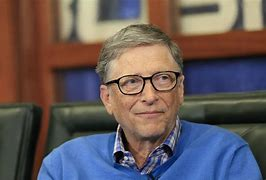
#> input picture Test/Imageattendence/Bill.jpg, 266 x 180 px, given in place of the camera
$ python shape_detection.py
#> lines starting #> are read from the running program, lines starting #| are printed output that depends on the picture; after the words box and inside, x2 and y2 are one past the last pixel; in counts of white or black regions, pixels touching at a corner belong together
import cv2
import numpy as np

frameWidht = 640
frameHight = 480
cap = cv2.VideoCapture(1)

cap.set(3,frameWidht)
cap.set(4,frameHight)


def empty(a):
    pass
cv2.namedWindow("Parameters")
cv2.resizeWindow("Parameters",300,200)
cv2.createTrackbar("Treshold1","Parameters",48,179,empty)
cv2.createTrackbar("Treshold2","Parameters",76,179,empty)
cv2.createTrackbar("Area","Parameters",5000,30000,empty)

def stackImages(scale,imgArray):
    rows = len(imgArray)
    cols = len(imgArray[0])

    rowAvailable = isinstance(imgArray[0],list)
    widht = imgArray[0][0].shape[1]

    height = imgArray[0][0].shape[0]

    if rowAvailable:
        for x in range (0,rows):
            for y in range(0,cols):
                if imgArray[x][y].shape[:2] == imgArray[0][0].shape[:2]:
                    imgArray[x][y] = cv2.resize(imgArray[x][y],(0,0),None,scale,scale)
                else:
                    imgArray[x][y] = cv2.resize(imgArray[x][y],(imgArray[0][0].shape[1],imgArray[0][0].shape[0]),None,scale,scale)
                if len(imgArray[x][y].shape) == 2 : imgArray[x][y] = cv2.cvtColor(imgArray[x][y],cv2.COLOR_GRAY2BGR)
        imageBlank = np.zeros((height,widht,3),np.uint8)
        hor = [imageBlank]*rows
        hor_con = [imageBlank]*rows
        for x in range(0,rows):
            hor[x] = np.hstack(imgArray[x])
        ver = np.vstack(hor)
    else:

        for x in range(0,rows):
            if imgArray[x].shape[:2] == imgArray[0].shape[:2]:
                imgArray[x] = cv2.resize(imgArray[x],(0,0),None,scale,scale)
            else:
                imgArray[x] = cv2.resize(imgArray[x],(imgArray[0].shape[1],imgArray[0].shape[0]),None,scale,scale)
            if len(imgArray[x].shape) == 2 : imgArray[x] = cv2.cvtColor(imgArray[x],cv2.COLOR_GRAY2BGR)
        hor = np.hstack(imgArray)
        ver = hor
    return ver

def getContour(img,imgContour):

    contours, hierarky = cv2.findContours(img,cv2.RETR_EXTERNAL,cv2.CHAIN_APPROX_NONE)

    for cnt  in contours:
        area = cv2.contourArea(cnt)
        MinArea = cv2.getTrackbarPos("Area","Parameters")
        if area > 1000:
            cv2.drawContours(imgContour,cnt,-1,(255,0,255),7)
            peri = cv2.arcLength(cnt,True)
            approx = cv2.approxPolyDP(cnt,0.02*peri,True)
            print(len(approx))
            x,y,w,h = cv2.boundingRect(approx)
            cv2.rectangle(imgContour,(x,y),(x+w,y+h),(0,255,0),5)
            cv2.putText(imgContour, "Points: " + str(len(approx)) , (x + w + 20, y + 20), cv2.FONT_HERSHEY_COMPLEX,0.7,
                        (0, 255, 0), 2)
            cv2.putText(imgContour, "Area: " + str(int(area)), (x + w + 20, y + 45), cv2.FONT_HERSHEY_COMPLEX, 0.7,
                        (0, 255, 0), 2)
while True:
    succes, image = cap.read()
#> image is the input picture: shape (180, 266, 3); mean B, G, R 90.6, 89.5, 100.2
    imgContour = image.copy()
    img_blur = cv2.GaussianBlur(image,(7,7),1)
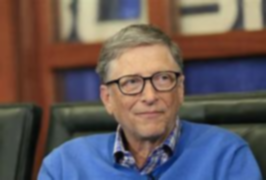
#> img_blur: shape (180, 266, 3); mean B, G, R 90.6, 89.5, 100.2
    img_grey = cv2.cvtColor(image,cv2.COLOR_BGR2GRAY)
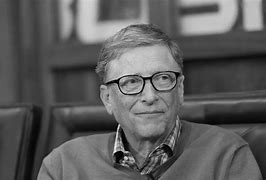
#> img_grey: shape (180, 266); min 0, max 248, mean 92.9

    treshold1 = cv2.getTrackbarPos("Treshold1","Parameters")
    treshold2 = cv2.getTrackbarPos("Treshold2","Parameters")

    imgCanny = cv2.Canny(img_grey,treshold1,treshold2)
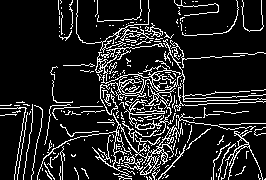
#> imgCanny: shape (180, 266); 13.5% white in thin lines or dots

    kernel = np.ones((5,5))
    img_dil = cv2.dilate(imgCanny,kernel,iterations=1)
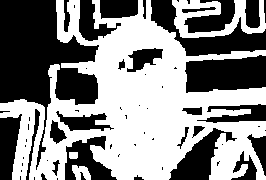
#> img_dil: shape (180, 266); 53.1% white; 63 black regions (34 under 20 px)

    getContour(img_dil,imgContour)
#> in getContour, `contours, hierarky = cv2.findContours(img,cv2.RETR_EXTERNAL,cv2.CHAIN_..`: contours = 4 contours; box (x1, y1, x2, y2) and area: (0, 0, 266, 180) 23947, (172, 0, 266, 38) 1566, (72, 165, 91, 180) 162, (69, 152, 78, 159) 47
#> in getContour, `area = cv2.contourArea(cnt)`: area = 161.5

    imgStack = stackImages(0.5,([image,img_grey,imgCanny],[img_dil,imgContour,imgContour]))
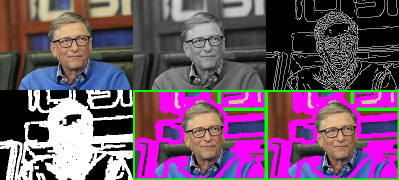
#> imgStack: shape (180, 399, 3); mean B, G, R 106.9, 82.5, 111.3
    cv2.imshow("My camera",imgStack)
    if cv2.waitKey(1) & 0xFF == ord('q'):
#> (key q is pressed here)
        break

$ run again, on Test/Imageattendence/Elon.jpg
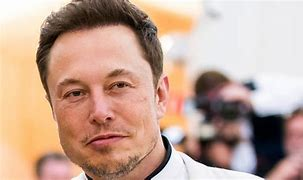
#> input picture Test/Imageattendence/Elon.jpg, 303 x 180 px, given in place of the camera
#> image is the input picture: shape (180, 303, 3); mean B, G, R 147.9, 163.7, 194.3
#> `imgCanny = cv2.Canny(img_grey,treshold1,treshold2)`:
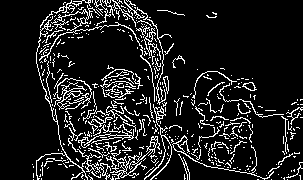
#> imgCanny: shape (180, 303); 12.2% white in thin lines or dots, all inside (x1, y1, x2, y2) = (32, 0, 303, 180)
#> img_dil: shape (180, 303); 49.2% white; 4 white regions
#> contours = 4 contours; box (x1, y1, x2, y2) and area: (30, 0, 303, 180) 31696, (170, 53, 187, 70) 156, (155, 8, 187, 18) 147, (204, 10, 219, 20) 104
#> area = 156.5
#> `imgStack = stackImages(0.5,([image,img_grey,imgCanny],[img_dil,imgCont..`:
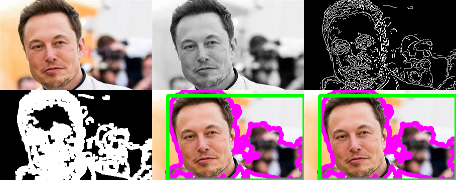
#> imgStack: shape (180, 456, 3); mean B, G, R 129, 128.6, 148.5

$ run again, on Test/Imageattendence/jack_ma.jpg
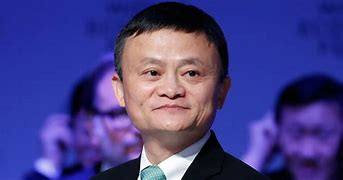
#> input picture Test/Imageattendence/jack_ma.jpg, 343 x 180 px, given in place of the camera
#> image is the input picture: shape (180, 343, 3); mean B, G, R 135.4, 63.6, 70.2
#> `imgCanny = cv2.Canny(img_grey,treshold1,treshold2)`:
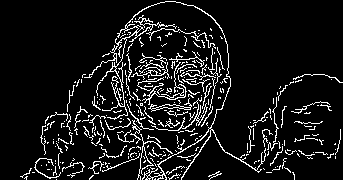
#> imgCanny: shape (180, 343); 9.3% white in thin lines or dots
#> img_dil: shape (180, 343); 40.6% white; 3 white regions
#> contours = 3 contours; box (x1, y1, x2, y2) and area: (18, 0, 343, 180) 28702, (292, 119, 326, 147) 498, (206, 169, 224, 180) 120
#> area = 120.5
#> `imgStack = stackImages(0.5,([image,img_grey,imgCanny],[img_dil,imgCont..`:
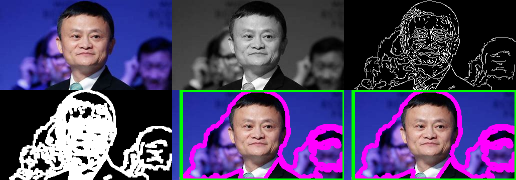
#> imgStack: shape (180, 516, 3); mean B, G, R 105.8, 67.6, 79.8
